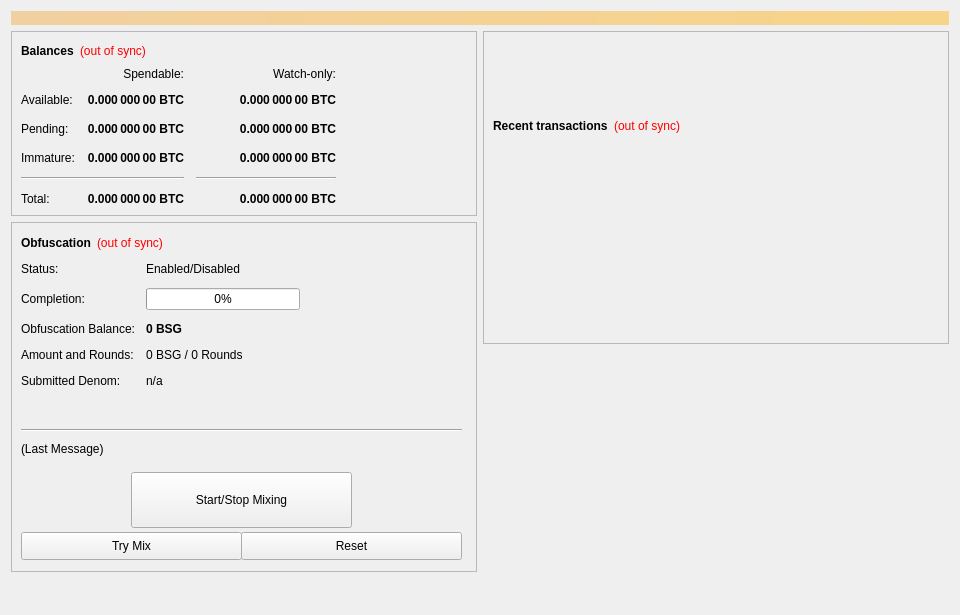
<?xml version="1.0" encoding="UTF-8"?>
<ui version="4.0">
 <class>OverviewPage</class>
 <widget class="QWidget" name="OverviewPage">
  <property name="geometry">
   <rect>
    <x>0</x>
    <y>0</y>
    <width>960</width>
    <height>615</height>
   </rect>
  </property>
  <property name="minimumSize">
   <size>
    <width>960</width>
    <height>0</height>
   </size>
  </property>
  <property name="windowTitle">
   <string>Form</string>
  </property>
  <layout class="QVBoxLayout" name="topLayout">
   <item>
    <widget class="QLabel" name="labelAlerts">
     <property name="visible">
      <bool>false</bool>
     </property>
     <property name="styleSheet">
      <string notr="true">background-color: qlineargradient(x1: 0, y1: 0, x2: 1, y2: 0, stop:0 #F0D0A0, stop:1 #F8D488); color:#000000;</string>
     </property>
     <property name="wordWrap">
      <bool>true</bool>
     </property>
     <property name="margin">
      <number>3</number>
     </property>
    </widget>
   </item>
   <item>
    <layout class="QHBoxLayout" name="horizontalLayout" stretch="1,1">
     <item>
      <layout class="QVBoxLayout" name="verticalLayout_2">
       <item>
        <widget class="QFrame" name="frame">
         <property name="frameShape">
          <enum>QFrame::StyledPanel</enum>
         </property>
         <property name="frameShadow">
          <enum>QFrame::Raised</enum>
         </property>
         <layout class="QVBoxLayout" name="verticalLayout_4">
          <item>
           <layout class="QHBoxLayout" name="horizontalLayout_4">
            <item>
             <widget class="QLabel" name="label_5">
              <property name="font">
               <font>
                <weight>75</weight>
                <bold>true</bold>
               </font>
              </property>
              <property name="text">
               <string>Balances</string>
              </property>
             </widget>
            </item>
            <item>
             <widget class="QLabel" name="labelWalletStatus">
              <property name="cursor">
               <cursorShape>WhatsThisCursor</cursorShape>
              </property>
              <property name="toolTip">
               <string>The displayed information may be out of date. Your wallet automatically synchronizes with the MRQ network after a connection is established, but this process has not completed yet.</string>
              </property>
              <property name="styleSheet">
               <string notr="true">QLabel { color: red; }</string>
              </property>
              <property name="text">
               <string notr="true">(out of sync)</string>
              </property>
              <property name="alignment">
               <set>Qt::AlignLeading|Qt::AlignLeft|Qt::AlignVCenter</set>
              </property>
             </widget>
            </item>
            <item>
             <spacer name="horizontalSpacer_3">
              <property name="orientation">
               <enum>Qt::Horizontal</enum>
              </property>
              <property name="sizeHint" stdset="0">
               <size>
                <width>40</width>
                <height>20</height>
               </size>
              </property>
             </spacer>
            </item>
           </layout>
          </item>
          <item>
           <layout class="QGridLayout" name="gridLayout">
            <property name="spacing">
             <number>12</number>
            </property>
            <item row="2" column="2">
             <widget class="QLabel" name="labelWatchPending">
              <property name="font">
               <font>
                <weight>75</weight>
                <bold>true</bold>
               </font>
              </property>
              <property name="cursor">
               <cursorShape>IBeamCursor</cursorShape>
              </property>
              <property name="toolTip">
               <string>Unconfirmed transactions to watch-only addresses</string>
              </property>
              <property name="text">
               <string notr="true">0.000 000 00 BTC</string>
              </property>
              <property name="alignment">
               <set>Qt::AlignRight|Qt::AlignTrailing|Qt::AlignVCenter</set>
              </property>
              <property name="textInteractionFlags">
               <set>Qt::LinksAccessibleByMouse|Qt::TextSelectableByKeyboard|Qt::TextSelectableByMouse</set>
              </property>
             </widget>
            </item>
            <item row="2" column="1">
             <widget class="QLabel" name="labelUnconfirmed">
              <property name="font">
               <font>
                <weight>75</weight>
                <bold>true</bold>
               </font>
              </property>
              <property name="cursor">
               <cursorShape>IBeamCursor</cursorShape>
              </property>
              <property name="toolTip">
               <string>Total of transactions that have yet to be confirmed, and do not yet count toward the spendable balance</string>
              </property>
              <property name="text">
               <string notr="true">0.000 000 00 BTC</string>
              </property>
              <property name="alignment">
               <set>Qt::AlignRight|Qt::AlignTrailing|Qt::AlignVCenter</set>
              </property>
              <property name="textInteractionFlags">
               <set>Qt::LinksAccessibleByMouse|Qt::TextSelectableByKeyboard|Qt::TextSelectableByMouse</set>
              </property>
             </widget>
            </item>
            <item row="3" column="2">
             <widget class="QLabel" name="labelWatchImmature">
              <property name="font">
               <font>
                <weight>75</weight>
                <bold>true</bold>
               </font>
              </property>
              <property name="cursor">
               <cursorShape>IBeamCursor</cursorShape>
              </property>
              <property name="toolTip">
               <string>Staked or masternode rewards in watch-only addresses that has not yet matured</string>
              </property>
              <property name="text">
               <string notr="true">0.000 000 00 BTC</string>
              </property>
              <property name="alignment">
               <set>Qt::AlignRight|Qt::AlignTrailing|Qt::AlignVCenter</set>
              </property>
              <property name="textInteractionFlags">
               <set>Qt::LinksAccessibleByMouse|Qt::TextSelectableByKeyboard|Qt::TextSelectableByMouse</set>
              </property>
             </widget>
            </item>
            <item row="4" column="0" colspan="2">
             <widget class="Line" name="lineSpendableBalance">
              <property name="orientation">
               <enum>Qt::Horizontal</enum>
              </property>
             </widget>
            </item>
            <item row="4" column="2">
             <widget class="Line" name="lineWatchBalance">
              <property name="sizePolicy">
               <sizepolicy hsizetype="Preferred" vsizetype="Fixed">
                <horstretch>0</horstretch>
                <verstretch>0</verstretch>
               </sizepolicy>
              </property>
              <property name="minimumSize">
               <size>
                <width>140</width>
                <height>0</height>
               </size>
              </property>
              <property name="orientation">
               <enum>Qt::Horizontal</enum>
              </property>
             </widget>
            </item>
            <item row="5" column="0">
             <widget class="QLabel" name="labelTotalText">
              <property name="text">
               <string>Total:</string>
              </property>
             </widget>
            </item>
            <item row="3" column="1">
             <widget class="QLabel" name="labelImmature">
              <property name="font">
               <font>
                <weight>75</weight>
                <bold>true</bold>
               </font>
              </property>
              <property name="cursor">
               <cursorShape>IBeamCursor</cursorShape>
              </property>
              <property name="toolTip">
               <string>Staked or masternode rewards that has not yet matured</string>
              </property>
              <property name="text">
               <string notr="true">0.000 000 00 BTC</string>
              </property>
              <property name="alignment">
               <set>Qt::AlignRight|Qt::AlignTrailing|Qt::AlignVCenter</set>
              </property>
              <property name="textInteractionFlags">
               <set>Qt::LinksAccessibleByMouse|Qt::TextSelectableByKeyboard|Qt::TextSelectableByMouse</set>
              </property>
             </widget>
            </item>
            <item row="2" column="3">
             <spacer name="horizontalSpacer_2">
              <property name="orientation">
               <enum>Qt::Horizontal</enum>
              </property>
              <property name="sizeHint" stdset="0">
               <size>
                <width>40</width>
                <height>20</height>
               </size>
              </property>
             </spacer>
            </item>
            <item row="3" column="0">
             <widget class="QLabel" name="labelImmatureText">
              <property name="text">
               <string>Immature:</string>
              </property>
             </widget>
            </item>
            <item row="5" column="1">
             <widget class="QLabel" name="labelTotal">
              <property name="font">
               <font>
                <weight>75</weight>
                <bold>true</bold>
               </font>
              </property>
              <property name="cursor">
               <cursorShape>IBeamCursor</cursorShape>
              </property>
              <property name="toolTip">
               <string>Your current total balance</string>
              </property>
              <property name="text">
               <string notr="true">0.000 000 00 BTC</string>
              </property>
              <property name="alignment">
               <set>Qt::AlignRight|Qt::AlignTrailing|Qt::AlignVCenter</set>
              </property>
              <property name="textInteractionFlags">
               <set>Qt::LinksAccessibleByMouse|Qt::TextSelectableByKeyboard|Qt::TextSelectableByMouse</set>
              </property>
             </widget>
            </item>
            <item row="5" column="2">
             <widget class="QLabel" name="labelWatchTotal">
              <property name="font">
               <font>
                <weight>75</weight>
                <bold>true</bold>
               </font>
              </property>
              <property name="cursor">
               <cursorShape>IBeamCursor</cursorShape>
              </property>
              <property name="toolTip">
               <string>Current total balance in watch-only addresses</string>
              </property>
              <property name="text">
               <string notr="true">0.000 000 00 BTC</string>
              </property>
              <property name="alignment">
               <set>Qt::AlignRight|Qt::AlignTrailing|Qt::AlignVCenter</set>
              </property>
              <property name="textInteractionFlags">
               <set>Qt::LinksAccessibleByMouse|Qt::TextSelectableByKeyboard|Qt::TextSelectableByMouse</set>
              </property>
             </widget>
            </item>
            <item row="0" column="2">
             <widget class="QLabel" name="labelWatchonly">
              <property name="text">
               <string>Watch-only:</string>
              </property>
              <property name="alignment">
               <set>Qt::AlignRight|Qt::AlignTrailing|Qt::AlignVCenter</set>
              </property>
             </widget>
            </item>
            <item row="1" column="0">
             <widget class="QLabel" name="labelBalanceText">
              <property name="text">
               <string>Available:</string>
              </property>
             </widget>
            </item>
            <item row="1" column="1">
             <widget class="QLabel" name="labelBalance">
              <property name="font">
               <font>
                <weight>75</weight>
                <bold>true</bold>
               </font>
              </property>
              <property name="cursor">
               <cursorShape>IBeamCursor</cursorShape>
              </property>
              <property name="toolTip">
               <string>Your current spendable balance</string>
              </property>
              <property name="text">
               <string notr="true">0.000 000 00 BTC</string>
              </property>
              <property name="alignment">
               <set>Qt::AlignRight|Qt::AlignTrailing|Qt::AlignVCenter</set>
              </property>
              <property name="textInteractionFlags">
               <set>Qt::LinksAccessibleByMouse|Qt::TextSelectableByKeyboard|Qt::TextSelectableByMouse</set>
              </property>
             </widget>
            </item>
            <item row="1" column="2">
             <widget class="QLabel" name="labelWatchAvailable">
              <property name="font">
               <font>
                <weight>75</weight>
                <bold>true</bold>
               </font>
              </property>
              <property name="cursor">
               <cursorShape>IBeamCursor</cursorShape>
              </property>
              <property name="toolTip">
               <string>Your current balance in watch-only addresses</string>
              </property>
              <property name="text">
               <string notr="true">0.000 000 00 BTC</string>
              </property>
              <property name="alignment">
               <set>Qt::AlignRight|Qt::AlignTrailing|Qt::AlignVCenter</set>
              </property>
              <property name="textInteractionFlags">
               <set>Qt::LinksAccessibleByMouse|Qt::TextSelectableByKeyboard|Qt::TextSelectableByMouse</set>
              </property>
             </widget>
            </item>
            <item row="2" column="0">
             <widget class="QLabel" name="labelPendingText">
              <property name="text">
               <string>Pending:</string>
              </property>
             </widget>
            </item>
            <item row="0" column="1">
             <widget class="QLabel" name="labelSpendable">
              <property name="text">
               <string>Spendable:</string>
              </property>
              <property name="alignment">
               <set>Qt::AlignRight|Qt::AlignTrailing|Qt::AlignVCenter</set>
              </property>
             </widget>
            </item>
           </layout>
          </item>
         </layout>
        </widget>
       </item>
       <item>
        <widget class="QFrame" name="frameObfuscation">
         <property name="minimumSize">
          <size>
           <width>0</width>
           <height>350</height>
          </size>
         </property>
         <property name="layoutDirection">
          <enum>Qt::LeftToRight</enum>
         </property>
         <property name="frameShape">
          <enum>QFrame::StyledPanel</enum>
         </property>
         <property name="frameShadow">
          <enum>QFrame::Raised</enum>
         </property>
         <widget class="QWidget" name="formLayoutWidget">
          <property name="geometry">
           <rect>
            <x>10</x>
            <y>40</y>
            <width>451</width>
            <height>161</height>
           </rect>
          </property>
          <layout class="QFormLayout" name="formLayout">
           <property name="fieldGrowthPolicy">
            <enum>QFormLayout::AllNonFixedFieldsGrow</enum>
           </property>
           <property name="horizontalSpacing">
            <number>11</number>
           </property>
           <property name="verticalSpacing">
            <number>12</number>
           </property>
           <item row="0" column="0">
            <widget class="QLabel" name="label_6">
             <property name="text">
              <string>Status:</string>
             </property>
            </widget>
           </item>
           <item row="1" column="0">
            <widget class="QLabel" name="label_7">
             <property name="text">
              <string>Completion:</string>
             </property>
            </widget>
           </item>
           <item row="1" column="1">
            <widget class="QProgressBar" name="obfuscationProgress">
             <property name="maximumSize">
              <size>
               <width>154</width>
               <height>16777215</height>
              </size>
             </property>
             <property name="value">
              <number>0</number>
             </property>
            </widget>
           </item>
           <item row="2" column="0">
            <widget class="QLabel" name="labelAnonymizedText">
             <property name="text">
              <string>Obfuscation Balance:</string>
             </property>
            </widget>
           </item>
           <item row="2" column="1">
            <widget class="QLabel" name="labelAnonymized">
             <property name="font">
              <font>
               <weight>75</weight>
               <bold>true</bold>
              </font>
             </property>
             <property name="text">
              <string notr="true">0 BSG</string>
             </property>
            </widget>
           </item>
           <item row="3" column="0">
            <widget class="QLabel" name="label_8">
             <property name="text">
              <string>Amount and Rounds:</string>
             </property>
            </widget>
           </item>
           <item row="3" column="1">
            <widget class="QLabel" name="labelAmountRounds">
             <property name="text">
              <string>0 BSG / 0 Rounds</string>
             </property>
            </widget>
           </item>
           <item row="4" column="0">
            <widget class="QLabel" name="label_9">
             <property name="text">
              <string>Submitted Denom:</string>
             </property>
            </widget>
           </item>
           <item row="4" column="1">
            <widget class="QLabel" name="labelSubmittedDenom">
             <property name="toolTip">
              <string>The denominations you submitted to the Masternode.&lt;br&gt;To mix, other users must submit the exact same denominations.</string>
             </property>
             <property name="text">
              <string>n/a</string>
             </property>
            </widget>
           </item>
           <item row="0" column="1">
            <widget class="QLabel" name="obfuscationEnabled">
             <property name="text">
              <string>Enabled/Disabled</string>
             </property>
            </widget>
           </item>
          </layout>
         </widget>
         <widget class="QPushButton" name="runAutoDenom">
          <property name="geometry">
           <rect>
            <x>251</x>
            <y>17</y>
            <width>1</width>
            <height>1</height>
           </rect>
          </property>
          <property name="palette">
           <palette>
            <active>
             <colorrole role="WindowText">
              <brush brushstyle="SolidPattern">
               <color alpha="255">
                <red>0</red>
                <green>0</green>
                <blue>0</blue>
               </color>
              </brush>
             </colorrole>
             <colorrole role="Button">
              <brush brushstyle="SolidPattern">
               <color alpha="255">
                <red>239</red>
                <green>238</green>
                <blue>238</blue>
               </color>
              </brush>
             </colorrole>
             <colorrole role="Light">
              <brush brushstyle="SolidPattern">
               <color alpha="255">
                <red>255</red>
                <green>255</green>
                <blue>255</blue>
               </color>
              </brush>
             </colorrole>
             <colorrole role="Midlight">
              <brush brushstyle="SolidPattern">
               <color alpha="255">
                <red>247</red>
                <green>246</green>
                <blue>246</blue>
               </color>
              </brush>
             </colorrole>
             <colorrole role="Dark">
              <brush brushstyle="SolidPattern">
               <color alpha="255">
                <red>119</red>
                <green>119</green>
                <blue>119</blue>
               </color>
              </brush>
             </colorrole>
             <colorrole role="Mid">
              <brush brushstyle="SolidPattern">
               <color alpha="255">
                <red>159</red>
                <green>159</green>
                <blue>159</blue>
               </color>
              </brush>
             </colorrole>
             <colorrole role="Text">
              <brush brushstyle="SolidPattern">
               <color alpha="255">
                <red>0</red>
                <green>0</green>
                <blue>0</blue>
               </color>
              </brush>
             </colorrole>
             <colorrole role="BrightText">
              <brush brushstyle="SolidPattern">
               <color alpha="255">
                <red>255</red>
                <green>255</green>
                <blue>255</blue>
               </color>
              </brush>
             </colorrole>
             <colorrole role="ButtonText">
              <brush brushstyle="SolidPattern">
               <color alpha="255">
                <red>0</red>
                <green>0</green>
                <blue>0</blue>
               </color>
              </brush>
             </colorrole>
             <colorrole role="Base">
              <brush brushstyle="SolidPattern">
               <color alpha="255">
                <red>255</red>
                <green>255</green>
                <blue>255</blue>
               </color>
              </brush>
             </colorrole>
             <colorrole role="Window">
              <brush brushstyle="SolidPattern">
               <color alpha="255">
                <red>239</red>
                <green>238</green>
                <blue>238</blue>
               </color>
              </brush>
             </colorrole>
             <colorrole role="Shadow">
              <brush brushstyle="SolidPattern">
               <color alpha="255">
                <red>0</red>
                <green>0</green>
                <blue>0</blue>
               </color>
              </brush>
             </colorrole>
             <colorrole role="AlternateBase">
              <brush brushstyle="SolidPattern">
               <color alpha="255">
                <red>247</red>
                <green>246</green>
                <blue>246</blue>
               </color>
              </brush>
             </colorrole>
             <colorrole role="ToolTipBase">
              <brush brushstyle="SolidPattern">
               <color alpha="255">
                <red>255</red>
                <green>255</green>
                <blue>220</blue>
               </color>
              </brush>
             </colorrole>
             <colorrole role="ToolTipText">
              <brush brushstyle="SolidPattern">
               <color alpha="255">
                <red>0</red>
                <green>0</green>
                <blue>0</blue>
               </color>
              </brush>
             </colorrole>
            </active>
            <inactive>
             <colorrole role="WindowText">
              <brush brushstyle="SolidPattern">
               <color alpha="255">
                <red>0</red>
                <green>0</green>
                <blue>0</blue>
               </color>
              </brush>
             </colorrole>
             <colorrole role="Button">
              <brush brushstyle="SolidPattern">
               <color alpha="255">
                <red>239</red>
                <green>238</green>
                <blue>238</blue>
               </color>
              </brush>
             </colorrole>
             <colorrole role="Light">
              <brush brushstyle="SolidPattern">
               <color alpha="255">
                <red>255</red>
                <green>255</green>
                <blue>255</blue>
               </color>
              </brush>
             </colorrole>
             <colorrole role="Midlight">
              <brush brushstyle="SolidPattern">
               <color alpha="255">
                <red>247</red>
                <green>246</green>
                <blue>246</blue>
               </color>
              </brush>
             </colorrole>
             <colorrole role="Dark">
              <brush brushstyle="SolidPattern">
               <color alpha="255">
                <red>119</red>
                <green>119</green>
                <blue>119</blue>
               </color>
              </brush>
             </colorrole>
             <colorrole role="Mid">
              <brush brushstyle="SolidPattern">
               <color alpha="255">
                <red>159</red>
                <green>159</green>
                <blue>159</blue>
               </color>
              </brush>
             </colorrole>
             <colorrole role="Text">
              <brush brushstyle="SolidPattern">
               <color alpha="255">
                <red>0</red>
                <green>0</green>
                <blue>0</blue>
               </color>
              </brush>
             </colorrole>
             <colorrole role="BrightText">
              <brush brushstyle="SolidPattern">
               <color alpha="255">
                <red>255</red>
                <green>255</green>
                <blue>255</blue>
               </color>
              </brush>
             </colorrole>
             <colorrole role="ButtonText">
              <brush brushstyle="SolidPattern">
               <color alpha="255">
                <red>0</red>
                <green>0</green>
                <blue>0</blue>
               </color>
              </brush>
             </colorrole>
             <colorrole role="Base">
              <brush brushstyle="SolidPattern">
               <color alpha="255">
                <red>255</red>
                <green>255</green>
                <blue>255</blue>
               </color>
              </brush>
             </colorrole>
             <colorrole role="Window">
              <brush brushstyle="SolidPattern">
               <color alpha="255">
                <red>239</red>
                <green>238</green>
                <blue>238</blue>
               </color>
              </brush>
             </colorrole>
             <colorrole role="Shadow">
              <brush brushstyle="SolidPattern">
               <color alpha="255">
                <red>0</red>
                <green>0</green>
                <blue>0</blue>
               </color>
              </brush>
             </colorrole>
             <colorrole role="AlternateBase">
              <brush brushstyle="SolidPattern">
               <color alpha="255">
                <red>247</red>
                <green>246</green>
                <blue>246</blue>
               </color>
              </brush>
             </colorrole>
             <colorrole role="ToolTipBase">
              <brush brushstyle="SolidPattern">
               <color alpha="255">
                <red>255</red>
                <green>255</green>
                <blue>220</blue>
               </color>
              </brush>
             </colorrole>
             <colorrole role="ToolTipText">
              <brush brushstyle="SolidPattern">
               <color alpha="255">
                <red>0</red>
                <green>0</green>
                <blue>0</blue>
               </color>
              </brush>
             </colorrole>
            </inactive>
            <disabled>
             <colorrole role="WindowText">
              <brush brushstyle="SolidPattern">
               <color alpha="255">
                <red>119</red>
                <green>119</green>
                <blue>119</blue>
               </color>
              </brush>
             </colorrole>
             <colorrole role="Button">
              <brush brushstyle="SolidPattern">
               <color alpha="255">
                <red>239</red>
                <green>238</green>
                <blue>238</blue>
               </color>
              </brush>
             </colorrole>
             <colorrole role="Light">
              <brush brushstyle="SolidPattern">
               <color alpha="255">
                <red>255</red>
                <green>255</green>
                <blue>255</blue>
               </color>
              </brush>
             </colorrole>
             <colorrole role="Midlight">
              <brush brushstyle="SolidPattern">
               <color alpha="255">
                <red>247</red>
                <green>246</green>
                <blue>246</blue>
               </color>
              </brush>
             </colorrole>
             <colorrole role="Dark">
              <brush brushstyle="SolidPattern">
               <color alpha="255">
                <red>119</red>
                <green>119</green>
                <blue>119</blue>
               </color>
              </brush>
             </colorrole>
             <colorrole role="Mid">
              <brush brushstyle="SolidPattern">
               <color alpha="255">
                <red>159</red>
                <green>159</green>
                <blue>159</blue>
               </color>
              </brush>
             </colorrole>
             <colorrole role="Text">
              <brush brushstyle="SolidPattern">
               <color alpha="255">
                <red>119</red>
                <green>119</green>
                <blue>119</blue>
               </color>
              </brush>
             </colorrole>
             <colorrole role="BrightText">
              <brush brushstyle="SolidPattern">
               <color alpha="255">
                <red>255</red>
                <green>255</green>
                <blue>255</blue>
               </color>
              </brush>
             </colorrole>
             <colorrole role="ButtonText">
              <brush brushstyle="SolidPattern">
               <color alpha="255">
                <red>119</red>
                <green>119</green>
                <blue>119</blue>
               </color>
              </brush>
             </colorrole>
             <colorrole role="Base">
              <brush brushstyle="SolidPattern">
               <color alpha="255">
                <red>239</red>
                <green>238</green>
                <blue>238</blue>
               </color>
              </brush>
             </colorrole>
             <colorrole role="Window">
              <brush brushstyle="SolidPattern">
               <color alpha="255">
                <red>239</red>
                <green>238</green>
                <blue>238</blue>
               </color>
              </brush>
             </colorrole>
             <colorrole role="Shadow">
              <brush brushstyle="SolidPattern">
               <color alpha="255">
                <red>0</red>
                <green>0</green>
                <blue>0</blue>
               </color>
              </brush>
             </colorrole>
             <colorrole role="AlternateBase">
              <brush brushstyle="SolidPattern">
               <color alpha="255">
                <red>239</red>
                <green>238</green>
                <blue>238</blue>
               </color>
              </brush>
             </colorrole>
             <colorrole role="ToolTipBase">
              <brush brushstyle="SolidPattern">
               <color alpha="255">
                <red>255</red>
                <green>255</green>
                <blue>220</blue>
               </color>
              </brush>
             </colorrole>
             <colorrole role="ToolTipText">
              <brush brushstyle="SolidPattern">
               <color alpha="255">
                <red>0</red>
                <green>0</green>
                <blue>0</blue>
               </color>
              </brush>
             </colorrole>
            </disabled>
           </palette>
          </property>
          <property name="focusPolicy">
           <enum>Qt::NoFocus</enum>
          </property>
          <property name="autoFillBackground">
           <bool>true</bool>
          </property>
          <property name="text">
           <string/>
          </property>
          <property name="flat">
           <bool>true</bool>
          </property>
         </widget>
         <widget class="QPushButton" name="toggleObfuscation">
          <property name="geometry">
           <rect>
            <x>120</x>
            <y>250</y>
            <width>221</width>
            <height>56</height>
           </rect>
          </property>
          <property name="sizePolicy">
           <sizepolicy hsizetype="MinimumExpanding" vsizetype="Fixed">
            <horstretch>0</horstretch>
            <verstretch>0</verstretch>
           </sizepolicy>
          </property>
          <property name="text">
           <string>Start/Stop Mixing</string>
          </property>
         </widget>
         <widget class="Line" name="lineLastMessage">
          <property name="geometry">
           <rect>
            <x>10</x>
            <y>200</y>
            <width>441</width>
            <height>16</height>
           </rect>
          </property>
          <property name="orientation">
           <enum>Qt::Horizontal</enum>
          </property>
         </widget>
         <widget class="QLabel" name="obfuscationStatus">
          <property name="geometry">
           <rect>
            <x>10</x>
            <y>220</y>
            <width>451</width>
            <height>61</height>
           </rect>
          </property>
          <property name="minimumSize">
           <size>
            <width>288</width>
            <height>43</height>
           </size>
          </property>
          <property name="text">
           <string>(Last Message)</string>
          </property>
          <property name="alignment">
           <set>Qt::AlignLeading|Qt::AlignLeft|Qt::AlignTop</set>
          </property>
          <property name="wordWrap">
           <bool>true</bool>
          </property>
         </widget>
         <widget class="QPushButton" name="obfuscationAuto">
          <property name="geometry">
           <rect>
            <x>10</x>
            <y>310</y>
            <width>221</width>
            <height>28</height>
           </rect>
          </property>
          <property name="sizePolicy">
           <sizepolicy hsizetype="MinimumExpanding" vsizetype="Fixed">
            <horstretch>0</horstretch>
            <verstretch>0</verstretch>
           </sizepolicy>
          </property>
          <property name="toolTip">
           <string>Try to manually submit a Obfuscation request.</string>
          </property>
          <property name="text">
           <string>Try Mix</string>
          </property>
         </widget>
         <widget class="QPushButton" name="obfuscationReset">
          <property name="geometry">
           <rect>
            <x>230</x>
            <y>310</y>
            <width>221</width>
            <height>28</height>
           </rect>
          </property>
          <property name="sizePolicy">
           <sizepolicy hsizetype="MinimumExpanding" vsizetype="Fixed">
            <horstretch>0</horstretch>
            <verstretch>0</verstretch>
           </sizepolicy>
          </property>
          <property name="toolTip">
           <string>Reset the current status of Obfuscation (can interrupt Obfuscation if it's in the process of Mixing, which can cost you money!)</string>
          </property>
          <property name="autoFillBackground">
           <bool>false</bool>
          </property>
          <property name="text">
           <string>Reset</string>
          </property>
         </widget>
         <widget class="QWidget" name="layoutWidget">
          <property name="geometry">
           <rect>
            <x>10</x>
            <y>10</y>
            <width>431</width>
            <height>22</height>
           </rect>
          </property>
          <layout class="QHBoxLayout" name="horizontalLayout_5">
           <item>
            <widget class="QLabel" name="label_2">
             <property name="font">
              <font>
               <weight>75</weight>
               <bold>true</bold>
              </font>
             </property>
             <property name="text">
              <string>Obfuscation</string>
             </property>
            </widget>
           </item>
           <item>
            <widget class="QLabel" name="labelObfuscationSyncStatus">
             <property name="toolTip">
              <string>The displayed information may be out of date. Your wallet automatically synchronizes with the MRQ network after a connection is established, but this process has not completed yet.</string>
             </property>
             <property name="styleSheet">
              <string notr="true">QLabel { color: red; }</string>
             </property>
             <property name="text">
              <string notr="true">(out of sync)</string>
             </property>
             <property name="alignment">
              <set>Qt::AlignLeading|Qt::AlignLeft|Qt::AlignVCenter</set>
             </property>
            </widget>
           </item>
           <item>
            <spacer name="horizontalSpacer_4">
             <property name="orientation">
              <enum>Qt::Horizontal</enum>
             </property>
             <property name="sizeHint" stdset="0">
              <size>
               <width>40</width>
               <height>20</height>
              </size>
             </property>
            </spacer>
           </item>
          </layout>
         </widget>
        </widget>
       </item>
       <item>
        <spacer name="verticalSpacer">
         <property name="orientation">
          <enum>Qt::Vertical</enum>
         </property>
         <property name="sizeHint" stdset="0">
          <size>
           <width>20</width>
           <height>40</height>
          </size>
         </property>
        </spacer>
       </item>
      </layout>
     </item>
     <item>
      <layout class="QVBoxLayout" name="verticalLayout_3">
       <item>
        <widget class="QFrame" name="frame_2">
         <property name="frameShape">
          <enum>QFrame::StyledPanel</enum>
         </property>
         <property name="frameShadow">
          <enum>QFrame::Raised</enum>
         </property>
         <layout class="QVBoxLayout" name="verticalLayout">
          <item>
           <spacer name="verticalSpacer_3">
            <property name="orientation">
             <enum>Qt::Vertical</enum>
            </property>
            <property name="sizeType">
             <enum>QSizePolicy::Fixed</enum>
            </property>
            <property name="sizeHint" stdset="0">
             <size>
              <width>20</width>
              <height>75</height>
             </size>
            </property>
           </spacer>
          </item>
          <item>
           <layout class="QHBoxLayout" name="horizontalLayout_2">
            <item>
             <widget class="QLabel" name="label_4">
              <property name="font">
               <font>
                <weight>75</weight>
                <bold>true</bold>
               </font>
              </property>
              <property name="text">
               <string>Recent transactions</string>
              </property>
             </widget>
            </item>
            <item>
             <widget class="QLabel" name="labelTransactionsStatus">
              <property name="cursor">
               <cursorShape>WhatsThisCursor</cursorShape>
              </property>
              <property name="toolTip">
               <string>The displayed information may be out of date. Your wallet automatically synchronizes with the MRQ network after a connection is established, but this process has not completed yet.</string>
              </property>
              <property name="styleSheet">
               <string notr="true">QLabel { color: red; }</string>
              </property>
              <property name="text">
               <string notr="true">(out of sync)</string>
              </property>
              <property name="alignment">
               <set>Qt::AlignRight|Qt::AlignTrailing|Qt::AlignVCenter</set>
              </property>
             </widget>
            </item>
            <item>
             <spacer name="horizontalSpacer">
              <property name="orientation">
               <enum>Qt::Horizontal</enum>
              </property>
              <property name="sizeHint" stdset="0">
               <size>
                <width>40</width>
                <height>20</height>
               </size>
              </property>
             </spacer>
            </item>
           </layout>
          </item>
          <item>
           <widget class="QListView" name="listTransactions">
            <property name="styleSheet">
             <string notr="true">QListView { background: transparent; }</string>
            </property>
            <property name="frameShape">
             <enum>QFrame::NoFrame</enum>
            </property>
            <property name="verticalScrollBarPolicy">
             <enum>Qt::ScrollBarAlwaysOff</enum>
            </property>
            <property name="horizontalScrollBarPolicy">
             <enum>Qt::ScrollBarAlwaysOff</enum>
            </property>
            <property name="selectionMode">
             <enum>QAbstractItemView::NoSelection</enum>
            </property>
           </widget>
          </item>
         </layout>
        </widget>
       </item>
       <item>
        <spacer name="verticalSpacer_2">
         <property name="orientation">
          <enum>Qt::Vertical</enum>
         </property>
         <property name="sizeType">
          <enum>QSizePolicy::Expanding</enum>
         </property>
         <property name="sizeHint" stdset="0">
          <size>
           <width>20</width>
           <height>40</height>
          </size>
         </property>
        </spacer>
       </item>
      </layout>
     </item>
    </layout>
   </item>
  </layout>
 </widget>
 <resources/>
 <connections/>
</ui>
